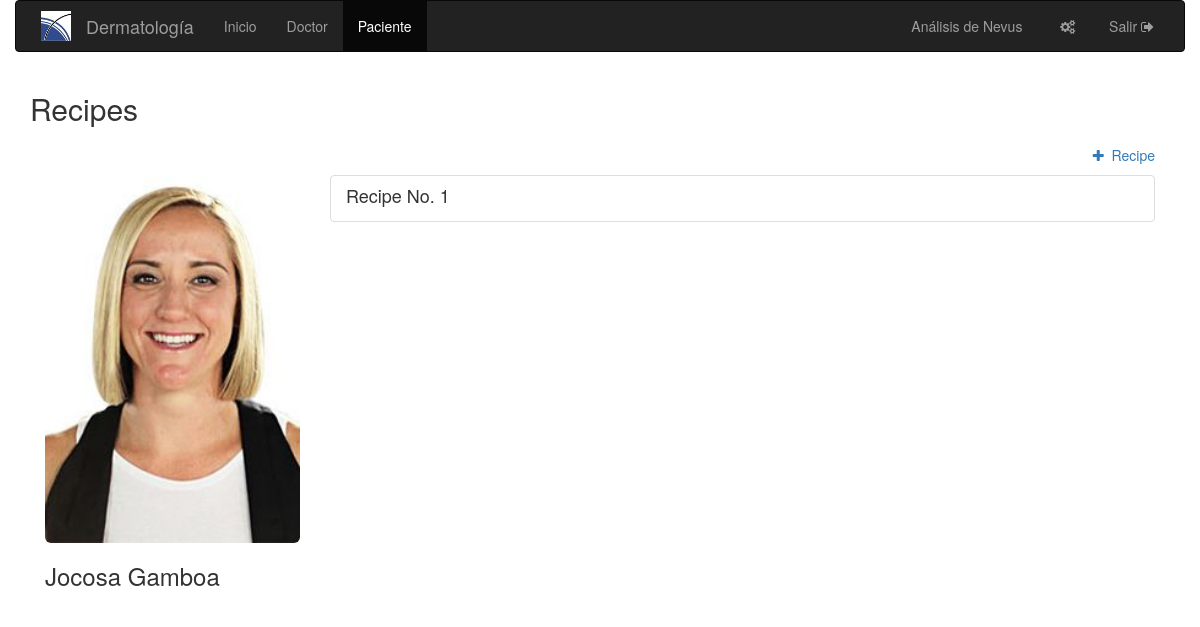
Page /3/recipes/ (signed in) on the committed database.
### boletin/models.py (models this page shows, shortened)
class Paciente(models.Model):
    ESTADOS = [
        ('1', 'Amazonas'),
        ('2', 'Anzoátegui'),
        ('3', 'Apure'),
        ('4', 'Aragua'),
        ('5', 'Barinas'),
        ('6', 'Bolívar'),
        ('7', 'Carabobo'),
        ('8', 'Cojedes'),
        ('9', 'Delta Amacuro'),
        ('10', 'Falcón'),
        ('11', 'Guárico'),
        ('12', 'Lara'),
        ('13', 'Mérida'),
        ('14', 'Miranda'),
        ('15', 'Monagas'),
        ('16', 'Nueva Esparta'),
        ('17', 'Portuguesa'),
        ('18', 'Sucre'),
        ('19', 'Táchira'),
        ('20', 'Trujillo'),
        ('21', 'Vargas'),
        ('22', 'Yaracuy'),
        ('23', 'Zulia'),
        ('24', 'Distrito Capital'),
        ('25', 'Dependencias Federales'),
    ]
    foto_paciente = models.FileField("Foto")
    doctor = models.ForeignKey(Doctor, on_delete=models.PROTECT)
    creado = models.DateTimeField(auto_now_add=True, auto_now=False)
    actualizado = models.DateTimeField(auto_now_add=False, auto_now=True)
    cedula = models.CharField("Cédula", max_length=10)
    nombres = models.CharField(max_length=120)
    apellidos = models.CharField(max_length=120)
    email = models.EmailField("Correo Electrónico")
    fecha_nacimiento = models.DateField("Fecha de Nacimiento")
    zona_residencia = models.CharField("Zona Domicilio", max_length=120)
    estado_residencia = models.CharField("Estado Domicilio",
                                         default=ESTADOS[0][0],
                                         choices=ESTADOS, max_length=2)
    direccion = models.CharField("Dirección", max_length=500)
    telefono_habitacion = models.CharField("Teléfono Habitación", blank=True,
                                           default=None, max_length=11)
    telefono_celular = models.CharField("Teléfono Celular", blank=True,
                                        default=None, max_length=11)
    telefono_trabajo = models.CharField("Teléfono Trabajo", blank=True,
                                        default=None, max_length=11)
    consulta_medicina = models.BooleanField("Consulta por Medicinas",
                                            default=False)
    consulta_dermatologia = models.BooleanField("Consulta Dermatológica",
                                                default=False)
    consulta_alquiler = models.BooleanField("Consulta por alquiler",
                                            default=False)
    referencia = models.CharField(max_length=500, default=None)
    def get_recipes(self):
        recipes = Recipe.objects.filter(
            paciente=self).order_by('-creado')
        return [(i+1, d) for i, d in enumerate(recipes)]

class Recipe(models.Model):
    paciente = models.ForeignKey(Paciente, on_delete=models.CASCADE)
    creado = models.DateTimeField(auto_now_add=True, auto_now=False)
    recipe = models.CharField(max_length=500)
    indicaciones = models.CharField(max_length=500)

### boletin/views.py (the view)
def recipes_principal(request, paciente_id):
    if not request.user.is_authenticated():
        return HttpResponseRedirect("/iniciar_sesion/")
    paciente = get_object_or_404(Paciente, pk=paciente_id)
    recipes = paciente.get_recipes()
    context = {
        'paciente_id': paciente,
        "doctor_id": paciente.doctor,
        'recipes': recipes,
    }
    return render(request, "recipes_principal.html", context)

### templates/recipes_principal.html (shortened to what this page needs)
{% extends 'base.html' %}
{% block paciente_activo %}active{% endblock %}
{% block content %}
{% load static %}
<div class="container">
  <div class="row-fluid">
    <h2>Recipes</h2>
  </div>
  <div class="row-fluid">
    <ul class="nav pull-right">
      <li >
        <a href="{% url 'registrar_recipe' paciente_id.id %}" >
          <i class="fa fa-plus" aria-hidden="true"></i>&nbsp; Recipe
        </a>
      </li>
    </ul>
  </div>
</div>
<div class="container">
  <div class="row-fluid">
    <div class="col-md-3">
      <img src="{{ paciente_id.foto_paciente.url }}" class="img-rounded img-responsive"><h3>{{paciente_id.nombres}} {{paciente_id.apellidos}}</h3>
    </div>
    <div class="col-md-9">
      {% if recipes %}
      <div id="diags" class="list-group">
        {% for i, r in recipes %}
        <div id="r_id_{{r.id}}" href="#" class="list-group-item">
          <h4  class="list-group-item-heading"> Recipe No. {{r.pk}}</h4>
        </div>
        {% endfor %}
      </div>
      {% else %}
      <h2>
        <p class="bg-warning">
          No ha registrado recipes para el paciente
        </p>
      </h2>
      {% endif %}
    </div>
  </div>
</div>
{% endblock %}

### boletin/static/css/base.css (style rules this page uses)
ul { list-style-type: none; }
img { width: 100%; }
div .list-group-item { cursor: pointer; cursor: hand; }

### rows in the picture
Paciente: foto_paciente (picture), nombres "Jocosa", apellidos "Gamboa"
Recipe: pk "1"
